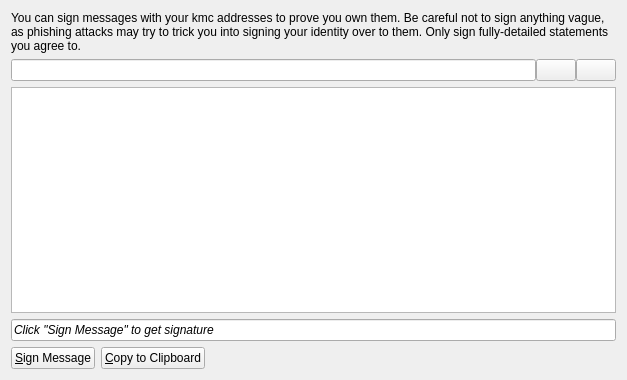
<?xml version="1.0" encoding="UTF-8"?>
<ui version="4.0">
 <class>MessagePage</class>
 <widget class="QWidget" name="MessagePage">
  <property name="geometry">
   <rect>
    <x>0</x>
    <y>0</y>
    <width>627</width>
    <height>380</height>
   </rect>
  </property>
  <property name="windowTitle">
   <string>Message</string>
  </property>
  <layout class="QVBoxLayout" name="verticalLayout">
   <item>
    <widget class="QLabel" name="labelExplanation">
     <property name="text">
      <string>You can sign messages with your kmc addresses to prove you own them. Be careful not to sign anything vague, as phishing attacks may try to trick you into signing your identity over to them. Only sign fully-detailed statements you agree to.</string>
     </property>
     <property name="textFormat">
      <enum>Qt::AutoText</enum>
     </property>
     <property name="wordWrap">
      <bool>true</bool>
     </property>
    </widget>
   </item>
   <item>
    <layout class="QHBoxLayout" name="horizontalLayout_3">
     <property name="spacing">
      <number>0</number>
     </property>
     <item>
      <widget class="QValidatedLineEdit" name="signFrom">
       <property name="toolTip">
        <string>The address to sign the message with  (e.g. 1NS17iag9jJgTHD1VXjvLCEnZuQ3rJDE9L)</string>
       </property>
       <property name="maxLength">
        <number>34</number>
       </property>
      </widget>
     </item>
     <item>
      <widget class="QPushButton" name="addressBookButton">
       <property name="toolTip">
        <string>Choose adress from address book</string>
       </property>
       <property name="text">
        <string/>
       </property>
       <property name="icon">
        <iconset resource="../bitcoin.qrc">
         <normaloff>:/icons/address-book</normaloff>:/icons/address-book</iconset>
       </property>
       <property name="shortcut">
        <string>Alt+A</string>
       </property>
       <property name="autoDefault">
        <bool>false</bool>
       </property>
       <property name="flat">
        <bool>false</bool>
       </property>
      </widget>
     </item>
     <item>
      <widget class="QPushButton" name="pasteButton">
       <property name="toolTip">
        <string>Paste address from clipboard</string>
       </property>
       <property name="text">
        <string/>
       </property>
       <property name="icon">
        <iconset resource="../bitcoin.qrc">
         <normaloff>:/icons/editpaste</normaloff>:/icons/editpaste</iconset>
       </property>
       <property name="shortcut">
        <string>Alt+P</string>
       </property>
       <property name="autoDefault">
        <bool>false</bool>
       </property>
      </widget>
     </item>
    </layout>
   </item>
   <item>
    <widget class="QPlainTextEdit" name="message">
     <property name="toolTip">
      <string>Enter the message you want to sign here</string>
     </property>
    </widget>
   </item>
   <item>
    <widget class="QLineEdit" name="signature">
     <property name="font">
      <font>
       <italic>true</italic>
      </font>
     </property>
     <property name="text">
      <string>Click &quot;Sign Message&quot; to get signature</string>
     </property>
     <property name="readOnly">
      <bool>true</bool>
     </property>
    </widget>
   </item>
   <item>
    <layout class="QHBoxLayout" name="horizontalLayout">
     <item>
      <widget class="QPushButton" name="signMessage">
       <property name="toolTip">
        <string>Sign a message to prove you own this kmc address</string>
       </property>
       <property name="text">
        <string>&amp;Sign Message</string>
       </property>
       <property name="icon">
        <iconset resource="../bitcoin.qrc">
         <normaloff>:/icons/edit</normaloff>:/icons/edit</iconset>
       </property>
      </widget>
     </item>
     <item>
      <widget class="QPushButton" name="copyToClipboard">
       <property name="toolTip">
        <string>Copy the current signature to the system clipboard</string>
       </property>
       <property name="text">
        <string>&amp;Copy to Clipboard</string>
       </property>
       <property name="icon">
        <iconset resource="../bitcoin.qrc">
         <normaloff>:/icons/editcopy</normaloff>:/icons/editcopy</iconset>
       </property>
      </widget>
     </item>
     <item>
      <spacer name="horizontalSpacer">
       <property name="orientation">
        <enum>Qt::Horizontal</enum>
       </property>
       <property name="sizeHint" stdset="0">
        <size>
         <width>40</width>
         <height>20</height>
        </size>
       </property>
      </spacer>
     </item>
    </layout>
   </item>
  </layout>
 </widget>
 <customwidgets>
  <customwidget>
   <class>QValidatedLineEdit</class>
   <extends>QLineEdit</extends>
   <header>qvalidatedlineedit.h</header>
  </customwidget>
 </customwidgets>
 <resources>
  <include location="../bitcoin.qrc"/>
 </resources>
 <connections/>
</ui>
